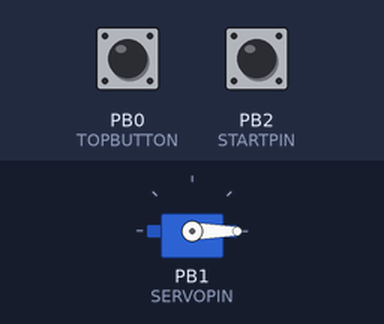
Bench run of a sketch on a simulated ATtiny85, built with avr-gcc and run on an emulated ATtiny85. On the bench: servo. Inputs (shaded band) come from the test bench; at power-on: PB0 (TOPBUTTON) HIGH, PB2 (STARTPIN) HIGH.

Above: at 1.2 s.
1.3 s: PB0 (TOPBUTTON) pulled LOW for 3.2 s
At 2.1 s:
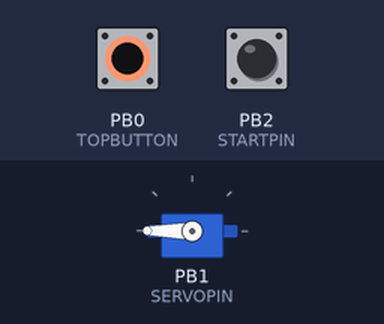
6.0 s: PB0 (TOPBUTTON) pulled LOW for 0.15 s
At 6.8 s:
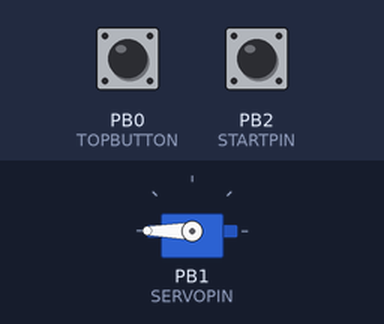
Timing chart, 0 to 9.0 s (numbered marks = the images above; inputs shaded):
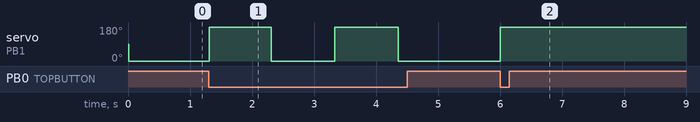

Measured:
- after the input at 1.3 s, servo on PB1 (SERVOPIN): alternates 180° for 1.0 s and 0° for 1.0 s, starting at once
- after the input at 6.0 s, servo on PB1 (SERVOPIN): 0° → 180° at once

The sketch:

TrinketSpaceElevator.ino
```cpp
/*
  Space Elevator Code

  for 5V Adafruit Trinket

  Two Momentary Switches (top and bottom of robot) wired to Pin 0
  Continuous Servo wired to Pin 1
  Jumper wired to Pin 2 (used to start the robot)

*/

#include <Adafruit_SoftServo.h>  // SoftwareServo (works on non PWM pins)

#define SERVOPIN 1   // Servo control line (white) on Trinket Pin #1
#define STARTPIN 2    // Jumper attached to Trinket Pin #2
#define TOPBUTTON 0  // Momentary switch wired to Trinket Pin #0

int pressed_counter = 0;  // button hasn't been pressed
unsigned long lastTimePressed = 0;

Adafruit_SoftServo drive;  //create a servo object

// the setup routine runs once when you press reset:
void setup()
{
  // setup an interrupt timer
  OCR0A = 0xAF;            // DEC = 175, this sets the number of cycles before the interrupt is triggered
  TIMSK |= _BV(OCIE0A);    // Turn on the compare interrupt (below!)

  //setup servo
  drive.attach(SERVOPIN);   // Attach the servo to pin 1 on Trinket
  drive.write(90);           // Tell servo to go to position per quirk
  delay(15);                    // Wait 15ms for the servo to reach the position

  // setup momentary switched, pulled up to 5V (digital 1) by default
  pinMode(TOPBUTTON, INPUT_PULLUP);

  // setup start switched, pulled up to 5V.  normally will be shorted, but
  // will go high to start program
  pinMode(STARTPIN, INPUT_PULLUP);
}

// the loop routine runs over and over again forever:
void loop()
{
  // do nothing till startpin goes high
  if(digitalRead(STARTPIN) == 0)
  {
    return;
  }

  // look for pressed button which pulls input low AND that at least 1 second has passed since
  // the last time the button was pressed
  unsigned long timeSinceLastPressed = millis() - lastTimePressed;
  if(digitalRead(TOPBUTTON) == 0 && timeSinceLastPressed > 1000)
  {
      //increment a counter with a 250ms debounce
      ++pressed_counter;
      lastTimePressed = millis();
  }

  // is the number of presses odd?
  if(pressed_counter%2 == 1)
  {
     drive.write(180);
  }
  else
  {
      drive.write(0);
  }

  delay(15);
}


volatile uint8_t counter = 0;
SIGNAL(TIMER0_COMPA_vect) {
  // this gets called every 2 milliseconds
  counter += 2;
  // every 20 milliseconds, refresh the servos!
  if (counter >= 20) {
    counter = 0;
    drive.refresh();
  }
}
```
